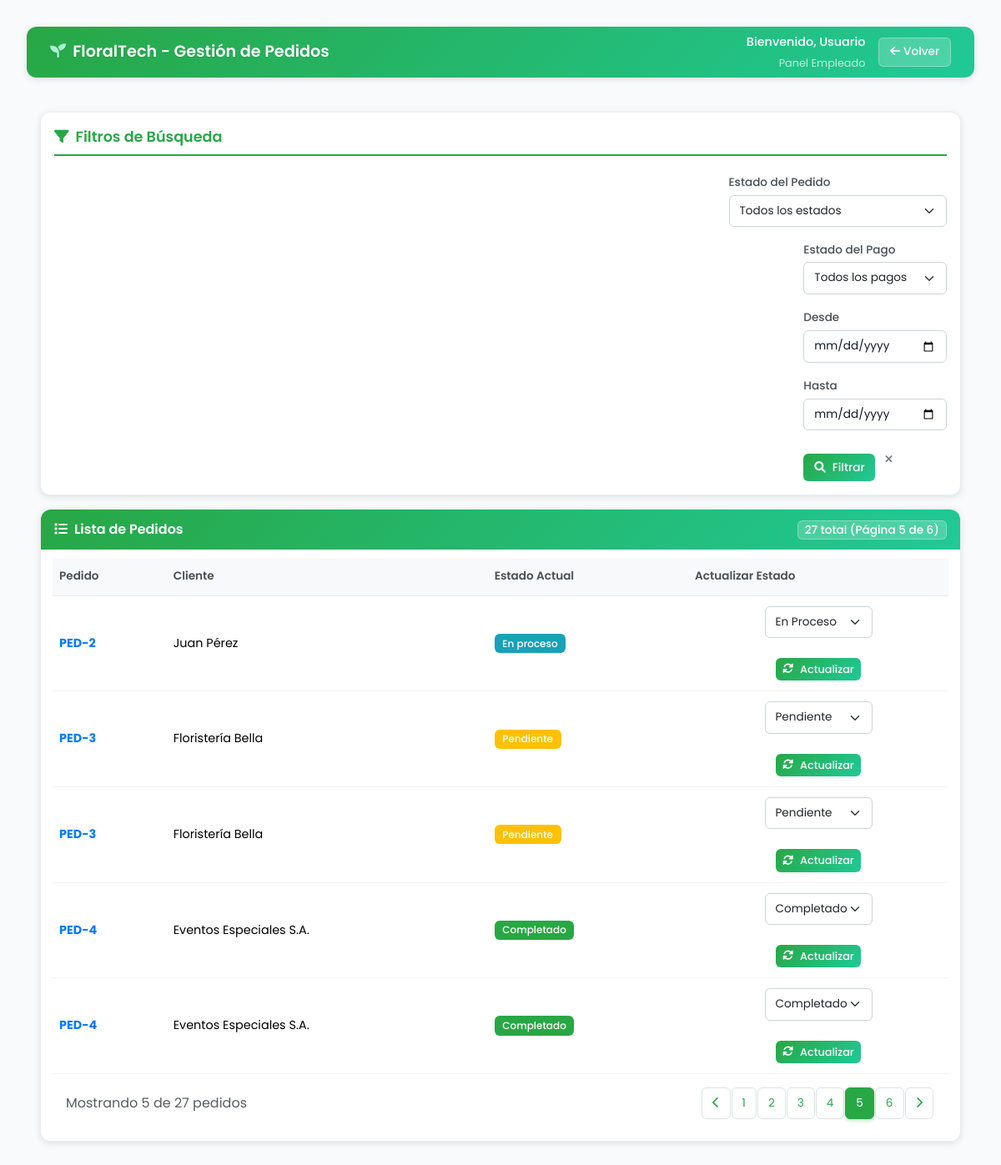
/index.php?ctrl=empleado&action=gestion_pedidos&pagina=5 (signed in), run on the app's committed database.
### tables this page shows
CREATE TABLE `ped` (
  `idped` int(11) NOT NULL,
  `numped` varchar(255) NOT NULL,
  `fecha_pedido` datetime DEFAULT current_timestamp(),
  `monto_total` decimal(10,2) NOT NULL,
  `cli_idcli` int(11) NOT NULL,
  `estado` varchar(50) DEFAULT 'Pendiente',
  `empleado_id` int(11) DEFAULT NULL COMMENT 'ID del empleado que creó el pedido',
  `fecha_actualizacion` datetime DEFAULT NULL COMMENT 'Fecha de última actualización',
  `empleado_actualizacion` int(11) DEFAULT NULL COMMENT 'ID del empleado que actualizó por última vez',
  `notas` text DEFAULT NULL COMMENT 'Notas adicionales del pedido',
  `direccion_entrega` text DEFAULT NULL,
  `fecha_entrega_solicitada` date DEFAULT NULL
);

CREATE TABLE `cli` (
  `idcli` int(11) NOT NULL,
  `nombre` varchar(255) NOT NULL,
  `direccion` varchar(255) DEFAULT NULL,
  `telefono` varchar(255) DEFAULT NULL,
  `email` varchar(255) DEFAULT NULL,
  `fecha_registro` date DEFAULT curdate(),
  `fecha_actualizacion` datetime DEFAULT NULL COMMENT 'Fecha de última actualización',
  `empleado_registro` int(11) DEFAULT NULL COMMENT 'ID del empleado que registró al cliente'
);

### views/empleado/gestion_pedidos.php (the view, shortened to what the rows shown need)
<!DOCTYPE html>
    <html lang="es">
    <head>
        <link href="https://cdn.jsdelivr.net/npm/bootstrap@5.3.6/dist/css/bootstrap.min.css" rel="stylesheet">
        <link rel="stylesheet" href="../../assets/dashboard-cliente.css">
        <link rel="stylesheet" href="../../assets/dashboard-general.css">
        <link rel="stylesheet" href="../../assets/styles.css">
        <link href="https://cdnjs.cloudflare.com/ajax/libs/font-awesome/6.0.0/css/all.min.css" rel="stylesheet">
    </head>
    <body>
        <div class="dashboard-container">
            <div class="main-content">
                <div class="content-wrapper">
                    <div class="content-card">
                        <div class="card-body">
                            <?php if (empty($pedidosPaginados)): ?>
                                <div class="empty-state-pedidos">
                                    <i class="fas fa-clipboard-list"></i>
                                    <h4>No hay pedidos</h4>
                                    <p>No se encontraron pedidos con los filtros aplicados</p>
                                    <small class="text-muted">
                                        Debug: Total pedidos = <?= $totalPedidos ?>,
                                        Página actual = <?= $paginaActual ?>,
                                        Pedidos paginados = <?= count($pedidosPaginados) ?>
                                        <?php if (isset($pedidos)): ?>
                                            <br>Pedidos originales = <?= count($pedidos) ?>
                                        <?php else: ?>
                                            <br>Variable $pedidos no definida
                                        <?php endif; ?>
                                    </small>
                                </div>
                            <?php else: ?>
                                <div class="table-responsive">
                                    <table class="table table-hover align-middle mb-0">
                                        <thead>
                                            <tr>
                                                <th>Pedido</th>
                                                <th>Cliente</th>
                                                <th>Estado Actual</th>
                                                <th>Actualizar Estado</th>
                                            </tr>
                                        </thead>
                                        <tbody>
                                            <?php foreach ($pedidosPaginados as $pedido): ?>
                                                <tr>
                                                    <td class="fw-bold text-primary">PED-<?php echo $pedido['idped']; ?></td>
                                                    <td><?php echo htmlspecialchars($pedido['cliente_nombre']); ?></td>
                                                    <td>
                                                        <span class="badge bg-<?php echo ($pedido['estado'] === 'Pendiente') ? 'warning' : (($pedido['estado'] === 'Completado') ? 'success' : (($pedido['estado'] === 'Cancelado') ? 'danger' : 'info')); ?>">
                                                            <?php echo htmlspecialchars($pedido['estado']); ?>
                                                        </span>
                                                    </td>
                                                    <td>
                                                        <form method="POST" class="d-flex align-items-center gap-1">
                                                            <select name="estado" class="form-select form-select-sm" style="width: auto;">
                                                                <option value="Pendiente" <?php echo ($pedido['estado'] === 'Pendiente') ? 'selected' : ''; ?>>Pendiente</option>
                                                                <option value="En Proceso" <?php echo ($pedido['estado'] === 'En Proceso' || $pedido['estado'] === 'En proceso') ? 'selected' : ''; ?>>En Proceso</option>
                                                                <option value="Completado" <?php echo ($pedido['estado'] === 'Completado') ? 'selected' : ''; ?>>Completado</option>
                                                            </select>
                                                            <button type="submit" class="btn btn-success btn-sm">
                                                                <i class="fas fa-sync-alt"></i> Actualizar
                                                            </button>
                                                        </form>
                                                    </td>
                                                </tr>
                                            <?php endforeach; ?>
                                        </tbody>
                                    </table>
                                </div>
                            <?php endif; ?>
                        </div>
                    </div>
                </div>
            </div>
        </div>
    </body>
    </html>

### data on the page
ped: idped "2", cli_idcli.nombre "Juan Pérez", estado "En proceso", estado "En Proceso"
ped: idped "3", cli_idcli.nombre "Floristería Bella", estado "Pendiente"
ped: idped "4", cli_idcli.nombre "Eventos Especiales S.A.", estado "Completado"

### other printed values
$_SESSION['nombre_completo'] "Usuario"
$totalPedidos "27"
$paginaActual "5"
$totalPaginas "6"
count($pedidosPaginados) "5"
